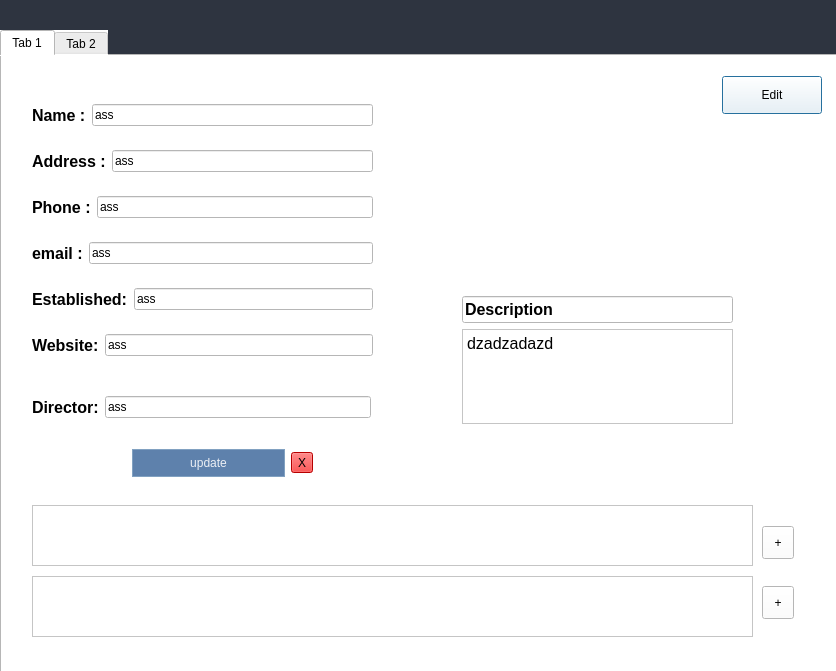
<?xml version="1.0" encoding="UTF-8"?>
<ui version="4.0">
 <class>CreateAccountDialog</class>
 <widget class="QDialog" name="CreateAccountDialog">
  <property name="geometry">
   <rect>
    <x>0</x>
    <y>0</y>
    <width>836</width>
    <height>671</height>
   </rect>
  </property>
  <property name="windowTitle">
   <string>Dialog</string>
  </property>
  <property name="styleSheet">
   <string notr="true"> QWidget {
    background-color:rgb(255, 255, 255); /* Light Gray for Light Mode */
    color: #000000;           /* Black Text */
    font-family: &quot;Segoe UI&quot;, Arial, sans-serif;
}</string>
  </property>
  <widget class="QWidget" name="widget_2" native="true">
   <property name="geometry">
    <rect>
     <x>0</x>
     <y>0</y>
     <width>1071</width>
     <height>61</height>
    </rect>
   </property>
   <property name="styleSheet">
    <string notr="true">/*background-color: #bababa;*/
border-radius: 0px;
 background-color:#2e3440;</string>
   </property>
   <widget class="QLabel" name="label_8">
    <property name="geometry">
     <rect>
      <x>800</x>
      <y>20</y>
      <width>31</width>
      <height>31</height>
     </rect>
    </property>
    <property name="text">
     <string/>
    </property>
    <property name="pixmap">
     <pixmap resource="../resources/rec.qrc">:/newPrefix/more_icons/settingssmallg.png</pixmap>
    </property>
    <property name="scaledContents">
     <bool>true</bool>
    </property>
   </widget>
  </widget>
  <widget class="QTabWidget" name="tabWidget">
   <property name="geometry">
    <rect>
     <x>0</x>
     <y>30</y>
     <width>851</width>
     <height>661</height>
    </rect>
   </property>
   <property name="currentIndex">
    <number>0</number>
   </property>
   <widget class="QWidget" name="tab">
    <attribute name="title">
     <string>Tab 1</string>
    </attribute>
    <widget class="QLabel" name="photo_label">
     <property name="geometry">
      <rect>
       <x>550</x>
       <y>110</y>
       <width>91</width>
       <height>91</height>
      </rect>
     </property>
     <property name="styleSheet">
      <string notr="true">background-color: rgb(255, 255, 255);</string>
     </property>
     <property name="text">
      <string/>
     </property>
     <property name="scaledContents">
      <bool>true</bool>
     </property>
    </widget>
    <widget class="QPushButton" name="pushButton">
     <property name="geometry">
      <rect>
       <x>720</x>
       <y>20</y>
       <width>100</width>
       <height>38</height>
      </rect>
     </property>
     <property name="text">
      <string>Edit</string>
     </property>
    </widget>
    <widget class="QWidget" name="layoutWidget_2">
     <property name="geometry">
      <rect>
       <x>30</x>
       <y>330</y>
       <width>339</width>
       <height>43</height>
      </rect>
     </property>
     <layout class="QHBoxLayout" name="horizontalLayout_7">
      <item>
       <widget class="QLabel" name="label_10">
        <property name="font">
         <font>
          <family>Segoe UI</family>
          <pointsize>12</pointsize>
          <bold>true</bold>
         </font>
        </property>
        <property name="text">
         <string>Director:</string>
        </property>
       </widget>
      </item>
      <item>
       <widget class="QLineEdit" name="director_field">
        <property name="styleSheet">
         <string notr="true"/>
        </property>
        <property name="text">
         <string>ass</string>
        </property>
       </widget>
      </item>
     </layout>
    </widget>
    <widget class="QFrame" name="frame">
     <property name="geometry">
      <rect>
       <x>30</x>
       <y>449</y>
       <width>721</width>
       <height>61</height>
      </rect>
     </property>
     <property name="frameShape">
      <enum>QFrame::Shape::StyledPanel</enum>
     </property>
     <property name="frameShadow">
      <enum>QFrame::Shadow::Raised</enum>
     </property>
    </widget>
    <widget class="QFrame" name="frame_2">
     <property name="geometry">
      <rect>
       <x>30</x>
       <y>520</y>
       <width>721</width>
       <height>61</height>
      </rect>
     </property>
     <property name="frameShape">
      <enum>QFrame::Shape::StyledPanel</enum>
     </property>
     <property name="frameShadow">
      <enum>QFrame::Shadow::Raised</enum>
     </property>
    </widget>
    <widget class="QWidget" name="layoutWidget">
     <property name="geometry">
      <rect>
       <x>460</x>
       <y>240</y>
       <width>271</width>
       <height>128</height>
      </rect>
     </property>
     <layout class="QVBoxLayout" name="verticalLayout">
      <item>
       <widget class="QLineEdit" name="lineEdit">
        <property name="font">
         <font>
          <family>Segoe UI</family>
          <pointsize>12</pointsize>
          <bold>true</bold>
         </font>
        </property>
        <property name="text">
         <string>Description</string>
        </property>
       </widget>
      </item>
      <item>
       <widget class="QTextEdit" name="description_field">
        <property name="html">
         <string>&lt;!DOCTYPE HTML PUBLIC &quot;-//W3C//DTD HTML 4.0//EN&quot; &quot;http://www.w3.org/TR/REC-html40/strict.dtd&quot;&gt;
&lt;html&gt;&lt;head&gt;&lt;meta name=&quot;qrichtext&quot; content=&quot;1&quot; /&gt;&lt;meta charset=&quot;utf-8&quot; /&gt;&lt;style type=&quot;text/css&quot;&gt;
p, li { white-space: pre-wrap; }
hr { height: 1px; border-width: 0; }
li.unchecked::marker { content: &quot;\2610&quot;; }
li.checked::marker { content: &quot;\2612&quot;; }
&lt;/style&gt;&lt;/head&gt;&lt;body style=&quot; font-family:'Segoe UI','Arial','sans-serif'; font-size:11pt; font-weight:400; font-style:normal;&quot;&gt;
&lt;p style=&quot; margin-top:0px; margin-bottom:0px; margin-left:0px; margin-right:0px; -qt-block-indent:0; text-indent:0px;&quot;&gt;&lt;span style=&quot; font-size:12pt;&quot;&gt;dzadzadazd&lt;/span&gt;&lt;/p&gt;&lt;/body&gt;&lt;/html&gt;</string>
        </property>
       </widget>
      </item>
     </layout>
    </widget>
    <widget class="QWidget" name="layoutWidget">
     <property name="geometry">
      <rect>
       <x>30</x>
       <y>30</y>
       <width>341</width>
       <height>291</height>
      </rect>
     </property>
     <layout class="QVBoxLayout" name="verticalLayout_2">
      <item>
       <layout class="QHBoxLayout" name="horizontalLayout">
        <item>
         <widget class="QLabel" name="label_2">
          <property name="font">
           <font>
            <family>Segoe UI</family>
            <pointsize>12</pointsize>
            <bold>true</bold>
           </font>
          </property>
          <property name="text">
           <string>Name :</string>
          </property>
         </widget>
        </item>
        <item>
         <widget class="QLineEdit" name="name_field">
          <property name="styleSheet">
           <string notr="true"/>
          </property>
          <property name="text">
           <string>ass</string>
          </property>
         </widget>
        </item>
       </layout>
      </item>
      <item>
       <layout class="QHBoxLayout" name="horizontalLayout_3">
        <item>
         <widget class="QLabel" name="label_4">
          <property name="font">
           <font>
            <family>Segoe UI</family>
            <pointsize>12</pointsize>
            <bold>true</bold>
           </font>
          </property>
          <property name="text">
           <string>Address :</string>
          </property>
         </widget>
        </item>
        <item>
         <widget class="QLineEdit" name="address_field">
          <property name="styleSheet">
           <string notr="true"/>
          </property>
          <property name="text">
           <string>ass</string>
          </property>
         </widget>
        </item>
       </layout>
      </item>
      <item>
       <layout class="QHBoxLayout" name="horizontalLayout_2">
        <item>
         <widget class="QLabel" name="label_3">
          <property name="font">
           <font>
            <family>Segoe UI</family>
            <pointsize>12</pointsize>
            <bold>true</bold>
           </font>
          </property>
          <property name="text">
           <string>Phone :</string>
          </property>
         </widget>
        </item>
        <item>
         <widget class="QLineEdit" name="phone_field">
          <property name="styleSheet">
           <string notr="true"/>
          </property>
          <property name="text">
           <string>ass</string>
          </property>
         </widget>
        </item>
       </layout>
      </item>
      <item>
       <layout class="QHBoxLayout" name="horizontalLayout_4">
        <item>
         <widget class="QLabel" name="label_5">
          <property name="font">
           <font>
            <family>Segoe UI</family>
            <pointsize>12</pointsize>
            <bold>true</bold>
           </font>
          </property>
          <property name="text">
           <string>email :</string>
          </property>
         </widget>
        </item>
        <item>
         <widget class="QLineEdit" name="email_field">
          <property name="styleSheet">
           <string notr="true"/>
          </property>
          <property name="text">
           <string>ass</string>
          </property>
         </widget>
        </item>
       </layout>
      </item>
      <item>
       <layout class="QHBoxLayout" name="horizontalLayout_5">
        <item>
         <widget class="QLabel" name="label_6">
          <property name="font">
           <font>
            <family>Segoe UI</family>
            <pointsize>12</pointsize>
            <bold>true</bold>
           </font>
          </property>
          <property name="text">
           <string>Established:</string>
          </property>
         </widget>
        </item>
        <item>
         <widget class="QLineEdit" name="ecreated_field">
          <property name="styleSheet">
           <string notr="true"/>
          </property>
          <property name="text">
           <string>ass</string>
          </property>
         </widget>
        </item>
       </layout>
      </item>
      <item>
       <layout class="QHBoxLayout" name="horizontalLayout_6">
        <item>
         <widget class="QLabel" name="label_9">
          <property name="font">
           <font>
            <family>Segoe UI</family>
            <pointsize>12</pointsize>
            <bold>true</bold>
           </font>
          </property>
          <property name="text">
           <string>Website:</string>
          </property>
         </widget>
        </item>
        <item>
         <widget class="QLineEdit" name="website_field">
          <property name="styleSheet">
           <string notr="true"/>
          </property>
          <property name="text">
           <string>ass</string>
          </property>
         </widget>
        </item>
       </layout>
      </item>
     </layout>
    </widget>
    <widget class="QWidget" name="layoutWidget">
     <property name="geometry">
      <rect>
       <x>130</x>
       <y>390</y>
       <width>181</width>
       <height>34</height>
      </rect>
     </property>
     <layout class="QHBoxLayout" name="horizontalLayout_8">
      <item>
       <widget class="QPushButton" name="update_info">
        <property name="minimumSize">
         <size>
          <width>0</width>
          <height>0</height>
         </size>
        </property>
        <property name="styleSheet">
         <string notr="true">QPushButton {
    background-color: #5E81AC; /* Nord Blue */
    color: #ECEFF4; /* Light text */
    border: 1px solid #81A1C1; /* Lighter blue border */
    border-radius: 0px; /* No roundness */
    padding: 6px 12px;
    font-family: &quot;Segoe UI&quot;;

}

/* Hover State */
QPushButton:hover {
    background-color: #81A1C1; /* Lighter Nord Blue */
    border: 1px solid #88C0D0; /* Teal highlight */
}

/* Pressed State */
QPushButton:pressed {
    background-color: #4C566A; /* Darker Nord Blue */
    border: 1px solid #8FBCBB; /* Teal accent */
}

/* Edit Button Specific Style */
QPushButton#editButton {
    background-color: #88C0D0; /* Soft Teal Blue */
    color: #2E3440; /* Darker text for contrast */
    border: 1px solid #8FBCBB; /* Teal border */
}

QPushButton#editButton:hover {
    background-color: #8FBCBB; /* Slightly lighter teal */
    border: 1px solid #81A1C1; /* Soft blue highlight */
}

QPushButton#editButton:pressed {
    background-color: #5E81AC; /* Dark Nord Blue */
    border: 1px solid #4C566A; /* Darker border */
}
</string>
        </property>
        <property name="text">
         <string>update</string>
        </property>
       </widget>
      </item>
      <item>
       <widget class="QToolButton" name="undoo_button">
        <property name="styleSheet">
         <string notr="true">background-color: rgb(255, 0, 0);</string>
        </property>
        <property name="text">
         <string>X</string>
        </property>
       </widget>
      </item>
     </layout>
    </widget>
    <widget class="QToolButton" name="toolButton">
     <property name="geometry">
      <rect>
       <x>760</x>
       <y>470</y>
       <width>32</width>
       <height>33</height>
      </rect>
     </property>
     <property name="text">
      <string>+</string>
     </property>
    </widget>
    <widget class="QToolButton" name="toolButton_3">
     <property name="geometry">
      <rect>
       <x>760</x>
       <y>530</y>
       <width>32</width>
       <height>33</height>
      </rect>
     </property>
     <property name="text">
      <string>+</string>
     </property>
    </widget>
   </widget>
   <widget class="QWidget" name="tab_2">
    <attribute name="title">
     <string>Tab 2</string>
    </attribute>
   </widget>
  </widget>
 </widget>
 <resources>
  <include location="../resources/rec.qrc"/>
 </resources>
 <connections/>
</ui>
